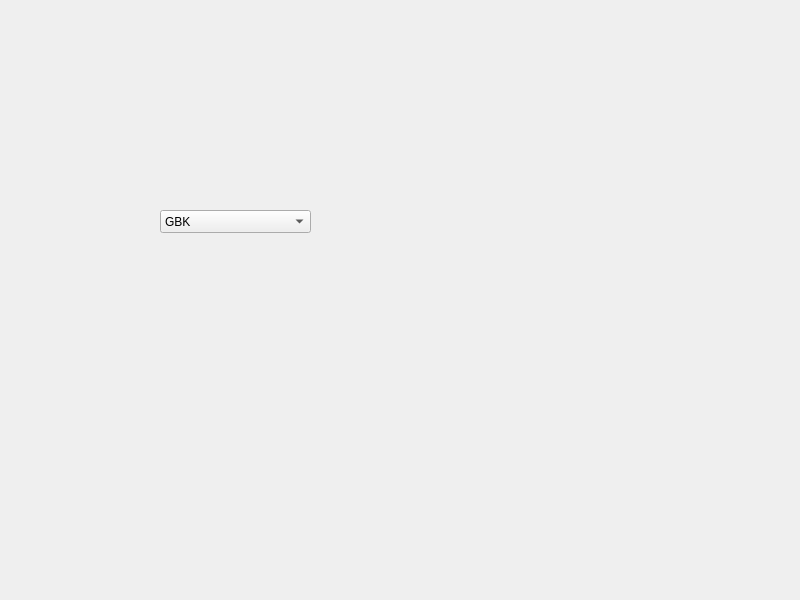
<?xml version="1.0" encoding="UTF-8"?>
<ui version="4.0">
 <class>Widget</class>
 <widget class="QWidget" name="Widget">
  <property name="geometry">
   <rect>
    <x>0</x>
    <y>0</y>
    <width>800</width>
    <height>600</height>
   </rect>
  </property>
  <property name="windowTitle">
   <string>Widget</string>
  </property>
  <widget class="QComboBox" name="comboBox">
   <property name="geometry">
    <rect>
     <x>160</x>
     <y>210</y>
     <width>151</width>
     <height>23</height>
    </rect>
   </property>
   <item>
    <property name="text">
     <string>GBK</string>
    </property>
   </item>
   <item>
    <property name="text">
     <string>UTF-8</string>
    </property>
   </item>
   <item>
    <property name="text">
     <string>ANSI</string>
    </property>
   </item>
   <item>
    <property name="text">
     <string>UTF-16</string>
    </property>
   </item>
   <item>
    <property name="text">
     <string>UTF-16 LE</string>
    </property>
   </item>
   <item>
    <property name="text">
     <string>UTF-16 BE</string>
    </property>
   </item>
   <item>
    <property name="text">
     <string>GB2312</string>
    </property>
   </item>
  </widget>
 </widget>
 <resources/>
 <connections/>
</ui>
